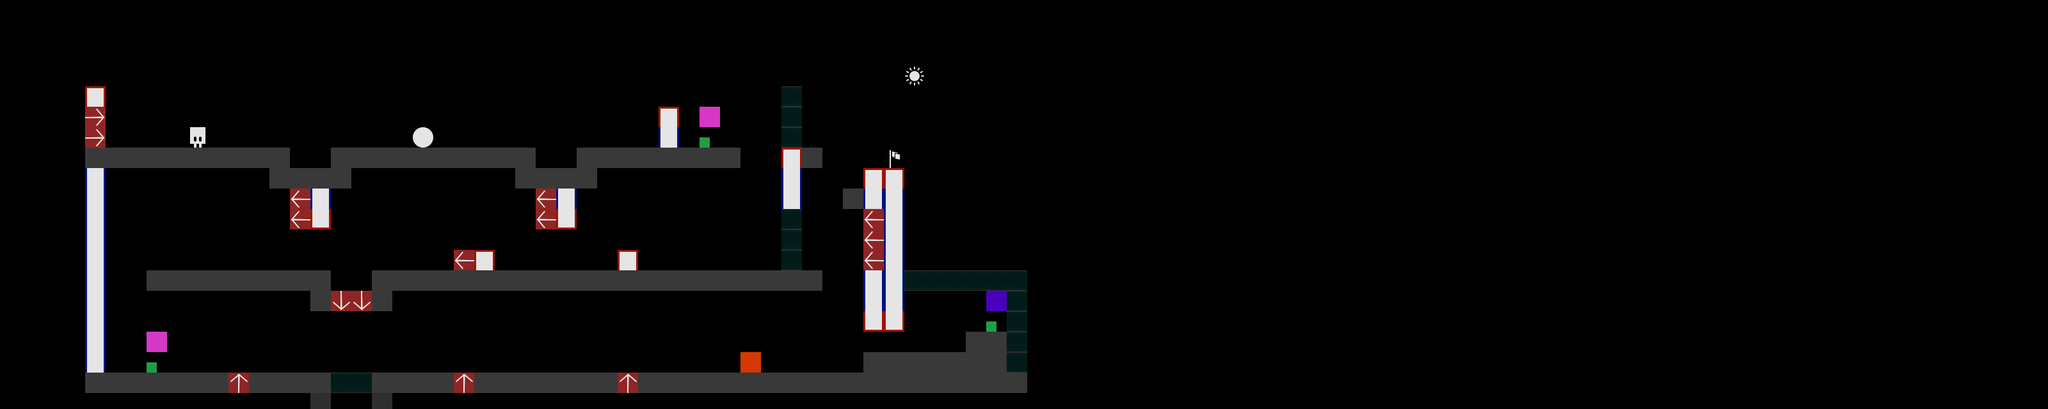

The image is a tile-based game level rendered from a .tmx file. Its description and complete source (layers, tilesets, objects, tile grids) follow:
An orthogonal 100x20 tile map with 32x32 px tiles, 1 tile layer (shooty vtutti).

<map version="1.2" tiledversion="2019.03.13" orientation="orthogonal" renderorder="right-down" width="100" height="20" tilewidth="32" tileheight="32" infinite="0" nextlayerid="2" nextobjectid="1">
 <tileset firstgid="1" source="tiles2.tsx" />
 <layer id="1" name="shooty vtutti" width="100" height="20" opacity="0.9" offsetx="133.333" offsety="103.03">
  <properties>
   <property name="title" value="Careful now..." />
  </properties>
  <data encoding="csv">
0,0,0,0,0,0,0,0,0,0,0,0,0,0,0,0,0,0,0,0,0,0,0,0,0,0,0,0,0,0,0,0,0,0,0,0,0,0,0,0,10,0,0,0,0,0,0,0,0,0,0,0,0,0,0,0,0,0,0,0,0,0,0,0,0,0,0,0,0,0,0,0,0,0,0,0,0,0,0,0,0,0,0,0,0,0,0,0,0,0,0,0,0,0,0,0,0,0,0,0,
3,0,0,0,0,0,0,0,0,0,0,0,0,0,0,0,0,0,0,0,0,0,0,0,0,0,0,0,0,0,0,0,0,0,16,0,0,0,0,0,0,0,0,0,0,0,0,0,0,0,0,0,0,0,0,0,0,0,0,0,0,0,0,0,0,0,0,0,0,0,0,0,0,0,0,0,0,0,0,0,0,0,0,0,0,0,0,0,0,0,0,0,0,0,0,0,0,0,0,0,
15,0,0,0,0,0,0,0,0,0,0,0,0,0,0,0,0,0,0,0,0,0,0,0,0,0,0,0,3,0,7,0,0,0,16,0,0,0,0,0,0,0,0,0,0,0,0,0,0,0,0,0,0,0,0,0,0,0,0,0,0,0,0,0,0,0,0,0,0,0,0,0,0,0,0,0,0,0,0,0,0,0,0,0,0,0,0,0,0,0,0,0,0,0,0,0,0,0,0,0,
15,0,0,0,0,5,0,0,0,0,0,0,0,0,0,0,9,0,0,0,0,0,0,0,0,0,0,0,2,0,11,0,0,0,16,0,0,0,0,0,0,0,0,0,0,0,0,0,0,0,0,0,0,0,0,0,0,0,0,0,0,0,0,0,0,0,0,0,0,0,0,0,0,0,0,0,0,0,0,0,0,0,0,0,0,0,0,0,0,0,0,0,0,0,0,0,0,0,0,0,
1,1,1,1,1,1,1,1,1,1,0,0,1,1,1,1,1,1,1,1,1,1,0,0,1,1,1,1,1,1,1,1,0,0,3,1,0,0,0,8,0,0,0,0,0,0,0,0,0,0,0,0,0,0,0,0,0,0,0,0,0,0,0,0,0,0,0,0,0,0,0,0,0,0,0,0,0,0,0,0,0,0,0,0,0,0,0,0,0,0,0,0,0,0,0,0,0,0,0,0,
2,0,0,0,0,0,0,0,0,1,1,1,1,0,0,0,0,0,0,0,0,1,1,1,1,0,0,0,0,0,0,0,0,0,2,0,0,0,3,3,0,0,0,0,0,0,0,0,0,0,0,0,0,0,0,0,0,0,0,0,0,0,0,0,0,0,0,0,0,0,0,0,0,0,0,0,0,0,0,0,0,0,0,0,0,0,0,0,0,0,0,0,0,0,0,0,0,0,0,0,
2,0,0,0,0,0,0,0,0,0,14,2,0,0,0,0,0,0,0,0,0,0,14,2,0,0,0,0,0,0,0,0,0,0,2,0,0,1,2,2,0,0,0,0,0,0,0,0,0,0,0,0,0,0,0,0,0,0,0,0,0,0,0,0,0,0,0,0,0,0,0,0,0,0,0,0,0,0,0,0,0,0,0,0,0,0,0,0,0,0,0,0,0,0,0,0,0,0,0,0,
2,0,0,0,0,0,0,0,0,0,14,4,0,0,0,0,0,0,0,0,0,0,14,4,0,0,0,0,0,0,0,0,0,0,16,0,0,0,14,2,0,0,0,0,0,0,0,0,0,0,0,0,0,0,0,0,0,0,0,0,0,0,0,0,0,0,0,0,0,0,0,0,0,0,0,0,0,0,0,0,0,0,0,0,0,0,0,0,0,0,0,0,0,0,0,0,0,0,0,0,
2,0,0,0,0,0,0,0,0,0,0,0,0,0,0,0,0,0,0,0,0,0,0,0,0,0,0,0,0,0,0,0,0,0,16,0,0,0,14,2,0,0,0,0,0,0,0,0,0,0,0,0,0,0,0,0,0,0,0,0,0,0,0,0,0,0,0,0,0,0,0,0,0,0,0,0,0,0,0,0,0,0,0,0,0,0,0,0,0,0,0,0,0,0,0,0,0,0,0,0,
2,0,0,0,0,0,0,0,0,0,0,0,0,0,0,0,0,0,14,3,0,0,0,0,0,0,3,0,0,0,0,0,0,0,16,0,0,0,14,2,0,0,0,0,0,0,0,0,0,0,0,0,0,0,0,0,0,0,0,0,0,0,0,0,0,0,0,0,0,0,0,0,0,0,0,0,0,0,0,0,0,0,0,0,0,0,0,0,0,0,0,0,0,0,0,0,0,0,0,0,
2,0,0,1,1,1,1,1,1,1,1,1,0,0,1,1,1,1,1,1,1,1,1,1,1,1,1,1,1,1,1,1,1,1,1,1,0,0,2,2,16,16,16,16,16,16,0,0,0,0,0,0,0,0,0,0,0,0,0,0,0,0,0,0,0,0,0,0,0,0,0,0,0,0,0,0,0,0,0,0,0,0,0,0,0,0,0,0,0,0,0,0,0,0,0,0,0,0,0,0,
2,0,0,0,0,0,0,0,0,0,0,1,13,13,1,0,0,0,0,0,0,0,0,0,0,0,0,0,0,0,0,0,0,0,0,0,0,0,2,2,0,0,0,0,17,16,0,0,0,0,0,0,0,0,0,0,0,0,0,0,0,0,0,0,0,0,0,0,0,0,0,0,0,0,0,0,0,0,0,0,0,0,0,0,0,0,0,0,0,0,0,0,0,0,0,0,0,0,0,0,
2,0,0,0,0,0,0,0,0,0,0,0,0,0,0,0,0,0,0,0,0,0,0,0,0,0,0,0,0,0,0,0,0,0,0,0,0,0,4,4,0,0,0,0,11,16,0,0,0,0,0,0,0,0,0,0,0,0,0,0,0,0,0,0,0,0,0,0,0,0,0,0,0,0,0,0,0,0,0,0,0,0,0,0,0,0,0,0,0,0,0,0,0,0,0,0,0,0,0,0,
2,0,0,7,0,0,0,0,0,0,0,0,0,0,0,0,0,0,0,0,0,0,0,0,0,0,0,0,0,0,0,0,0,0,0,0,0,0,0,0,0,0,0,1,1,16,0,0,0,0,0,0,0,0,0,0,0,0,0,0,0,0,0,0,0,0,0,0,0,0,0,0,0,0,0,0,0,0,0,0,0,0,0,0,0,0,0,0,0,0,0,0,0,0,0,0,0,0,0,0,
2,0,0,11,0,0,0,0,0,0,0,0,0,0,0,0,0,0,0,0,0,0,0,0,0,0,0,0,0,0,0,0,6,0,0,0,0,0,1,1,1,1,1,1,1,16,0,0,0,0,0,0,0,0,0,0,0,0,0,0,0,0,0,0,0,0,0,0,0,0,0,0,0,0,0,0,0,0,0,0,0,0,0,0,0,0,0,0,0,0,0,0,0,0,0,0,0,0,0,0,
1,1,1,1,1,1,1,12,1,1,1,1,16,16,1,1,1,1,12,1,1,1,1,1,1,1,12,1,1,1,1,1,1,1,1,1,1,1,1,1,1,1,1,1,1,1,0,0,0,0,0,0,0,0,0,0,0,0,0,0,0,0,0,0,0,0,0,0,0,0,0,0,0,0,0,0,0,0,0,0,0,0,0,0,0,0,0,0,0,0,0,0,0,0,0,0,0,0,0,0,
0,0,0,0,0,0,0,0,0,0,0,1,0,0,1,0,0,0,0,0,0,0,0,0,0,0,0,0,0,0,0,0,0,0,0,0,0,0,0,0,0,0,0,0,0,0,0,0,0,0,0,0,0,0,0,0,0,0,0,0,0,0,0,0,0,0,0,0,0,0,0,0,0,0,0,0,0,0,0,0,0,0,0,0,0,0,0,0,0,0,0,0,0,0,0,0,0,0,0,0,
0,0,0,0,0,0,0,0,0,0,0,1,0,0,1,0,0,0,0,0,0,0,0,0,0,0,0,0,0,0,0,0,0,0,0,0,0,0,0,0,0,0,0,0,0,0,0,0,0,0,0,0,0,0,0,0,0,0,0,0,0,0,0,0,0,0,0,0,0,0,0,0,0,0,0,0,0,0,0,0,0,0,0,0,0,0,0,0,0,0,0,0,0,0,0,0,0,0,0,0,
0,0,0,0,0,0,0,0,0,0,0,1,1,1,1,0,0,0,0,0,0,0,0,0,0,0,0,0,0,0,0,0,0,0,0,0,0,0,0,0,0,0,0,0,0,0,0,0,0,0,0,0,0,0,0,0,0,0,0,0,0,0,0,0,0,0,0,0,0,0,0,0,0,0,0,0,0,0,0,0,0,0,0,0,0,0,0,0,0,0,0,0,0,0,0,0,0,0,0,0,
0,0,0,0,0,0,0,0,0,0,0,0,1,1,0,0,0,0,0,0,0,0,0,0,0,0,0,0,0,0,0,0,0,0,0,0,0,0,0,0,0,0,0,0,0,0,0,0,0,0,0,0,0,0,0,0,0,0,0,0,0,0,0,0,0,0,0,0,0,0,0,0,0,0,0,0,0,0,0,0,0,0,0,0,0,0,0,0,0,0,0,0,0,0,0,0,0,0,0,0
</data>
 </layer>
</map>
